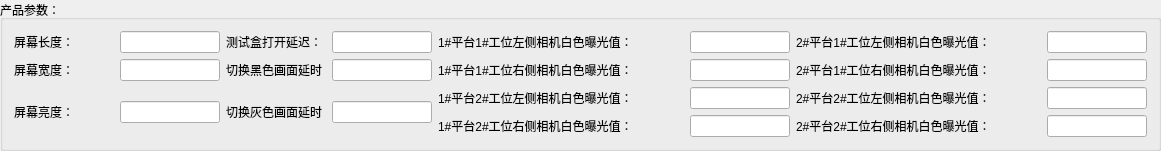
     <widget class="QGroupBox" name="groupBox_9">
      <property name="geometry">
       <rect>
        <x>10</x>
        <y>390</y>
        <width>1161</width>
        <height>130</height>
       </rect>
      </property>
      <property name="maximumSize">
       <size>
        <width>16777215</width>
        <height>150</height>
       </size>
      </property>
      <property name="title">
       <string>产品参数：</string>
      </property>
      <layout class="QGridLayout" name="gridLayout">
       <item row="0" column="0">
        <widget class="QLabel" name="label_9">
         <property name="maximumSize">
          <size>
           <width>100</width>
           <height>16777215</height>
          </size>
         </property>
         <property name="text">
          <string>屏幕长度：</string>
         </property>
        </widget>
       </item>
       <item row="0" column="1">
        <widget class="QLineEdit" name="lineEdit_9">
         <property name="maximumSize">
          <size>
           <width>100</width>
           <height>16777215</height>
          </size>
         </property>
        </widget>
       </item>
       <item row="0" column="2">
        <widget class="QLabel" name="label_12">
         <property name="maximumSize">
          <size>
           <width>100</width>
           <height>16777215</height>
          </size>
         </property>
         <property name="text">
          <string>测试盒打开延迟：</string>
         </property>
        </widget>
       </item>
       <item row="0" column="3">
        <widget class="QLineEdit" name="lineEdit_12">
         <property name="maximumSize">
          <size>
           <width>100</width>
           <height>16777215</height>
          </size>
         </property>
        </widget>
       </item>
       <item row="0" column="4">
        <widget class="QLabel" name="label_41">
         <property name="text">
          <string>1#平台1#工位左侧相机白色曝光值：</string>
         </property>
        </widget>
       </item>
       <item row="0" column="5">
        <widget class="QLineEdit" name="lineEdit_41">
         <property name="maximumSize">
          <size>
           <width>100</width>
           <height>16777215</height>
          </size>
         </property>
        </widget>
       </item>
       <item row="0" column="6">
        <widget class="QLabel" name="label_48">
         <property name="text">
          <string>2#平台1#工位左侧相机白色曝光值：</string>
         </property>
        </widget>
       </item>
       <item row="0" column="7">
        <widget class="QLineEdit" name="lineEdit_46">
         <property name="maximumSize">
          <size>
           <width>100</width>
           <height>16777215</height>
          </size>
         </property>
        </widget>
       </item>
       <item row="1" column="0">
        <widget class="QLabel" name="label_10">
         <property name="maximumSize">
          <size>
           <width>100</width>
           <height>16777215</height>
          </size>
         </property>
         <property name="text">
          <string>屏幕宽度：</string>
         </property>
        </widget>
       </item>
       <item row="1" column="1">
        <widget class="QLineEdit" name="lineEdit_10">
         <property name="maximumSize">
          <size>
           <width>100</width>
           <height>16777215</height>
          </size>
         </property>
        </widget>
       </item>
       <item row="1" column="2">
        <widget class="QLabel" name="label_13">
         <property name="maximumSize">
          <size>
           <width>100</width>
           <height>16777215</height>
          </size>
         </property>
         <property name="text">
          <string>切换黑色画面延时</string>
         </property>
        </widget>
       </item>
       <item row="1" column="3">
        <widget class="QLineEdit" name="lineEdit_13">
         <property name="maximumSize">
          <size>
           <width>100</width>
           <height>16777215</height>
          </size>
         </property>
        </widget>
       </item>
       <item row="1" column="4">
        <widget class="QLabel" name="label_42">
         <property name="text">
          <string>1#平台1#工位右侧相机白色曝光值：</string>
         </property>
        </widget>
       </item>
       <item row="1" column="5">
        <widget class="QLineEdit" name="lineEdit_42">
         <property name="maximumSize">
          <size>
           <width>100</width>
           <height>16777215</height>
          </size>
         </property>
        </widget>
       </item>
       <item row="1" column="6">
        <widget class="QLabel" name="label_46">
         <property name="text">
          <string>2#平台1#工位右侧相机白色曝光值：</string>
         </property>
        </widget>
       </item>
       <item row="1" column="7">
        <widget class="QLineEdit" name="lineEdit_47">
         <property name="maximumSize">
          <size>
           <width>100</width>
           <height>16777215</height>
          </size>
         </property>
        </widget>
       </item>
       <item row="2" column="0" rowspan="2">
        <widget class="QLabel" name="label_11">
         <property name="maximumSize">
          <size>
           <width>100</width>
           <height>16777215</height>
          </size>
         </property>
         <property name="text">
          <string>屏幕亮度：</string>
         </property>
        </widget>
       </item>
       <item row="2" column="1" rowspan="2">
        <widget class="QLineEdit" name="lineEdit_11">
         <property name="maximumSize">
          <size>
           <width>100</width>
           <height>16777215</height>
          </size>
         </property>
        </widget>
       </item>
       <item row="2" column="2" rowspan="2">
        <widget class="QLabel" name="label_14">
         <property name="maximumSize">
          <size>
           <width>100</width>
           <height>16777215</height>
          </size>
         </property>
         <property name="text">
          <string>切换灰色画面延时</string>
         </property>
        </widget>
       </item>
       <item row="2" column="3" rowspan="2">
        <widget class="QLineEdit" name="lineEdit_14">
         <property name="maximumSize">
          <size>
           <width>100</width>
           <height>16777215</height>
          </size>
         </property>
        </widget>
       </item>
       <item row="2" column="4">
        <widget class="QLabel" name="label_43">
         <property name="text">
          <string>1#平台2#工位左侧相机白色曝光值：</string>
         </property>
        </widget>
       </item>
       <item row="2" column="5">
        <widget class="QLineEdit" name="lineEdit_43">
         <property name="maximumSize">
          <size>
           <width>100</width>
           <height>16777215</height>
          </size>
         </property>
        </widget>
       </item>
       <item row="2" column="6">
        <widget class="QLabel" name="label_47">
         <property name="text">
          <string>2#平台2#工位左侧相机白色曝光值：</string>
         </property>
        </widget>
       </item>
       <item row="2" column="7">
        <widget class="QLineEdit" name="lineEdit_45">
         <property name="maximumSize">
          <size>
           <width>100</width>
           <height>16777215</height>
          </size>
         </property>
        </widget>
       </item>
       <item row="3" column="4">
        <widget class="QLabel" name="label_44">
         <property name="text">
          <string>1#平台2#工位右侧相机白色曝光值：</string>
         </property>
        </widget>
       </item>
       <item row="3" column="5">
        <widget class="QLineEdit" name="lineEdit_44">
         <property name="maximumSize">
          <size>
           <width>100</width>
           <height>16777215</height>
          </size>
         </property>
        </widget>
       </item>
       <item row="3" column="6">
        <widget class="QLabel" name="label_45">
         <property name="text">
          <string>2#平台2#工位右侧相机白色曝光值：</string>
         </property>
        </widget>
       </item>
       <item row="3" column="7">
        <widget class="QLineEdit" name="lineEdit_48">
         <property name="maximumSize">
          <size>
           <width>100</width>
           <height>16777215</height>
          </size>
         </property>
        </widget>
       </item>
      </layout>
     </widget>
